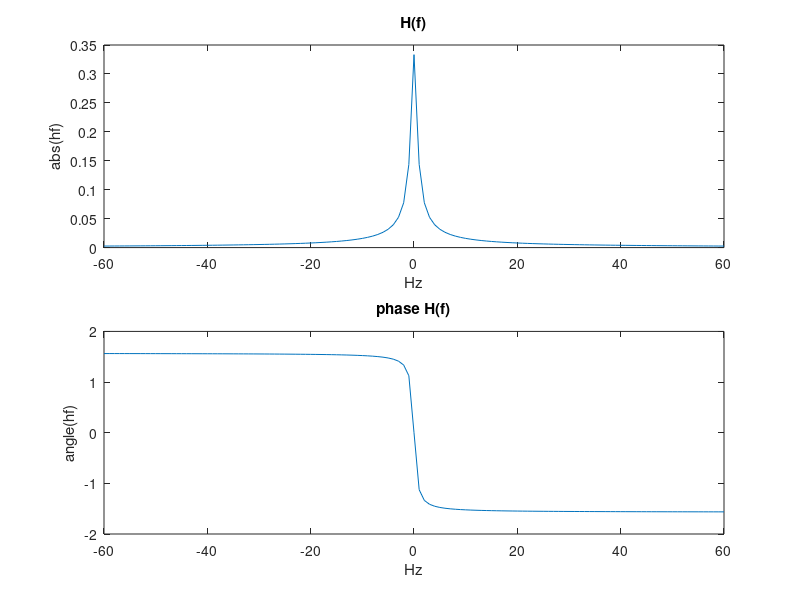
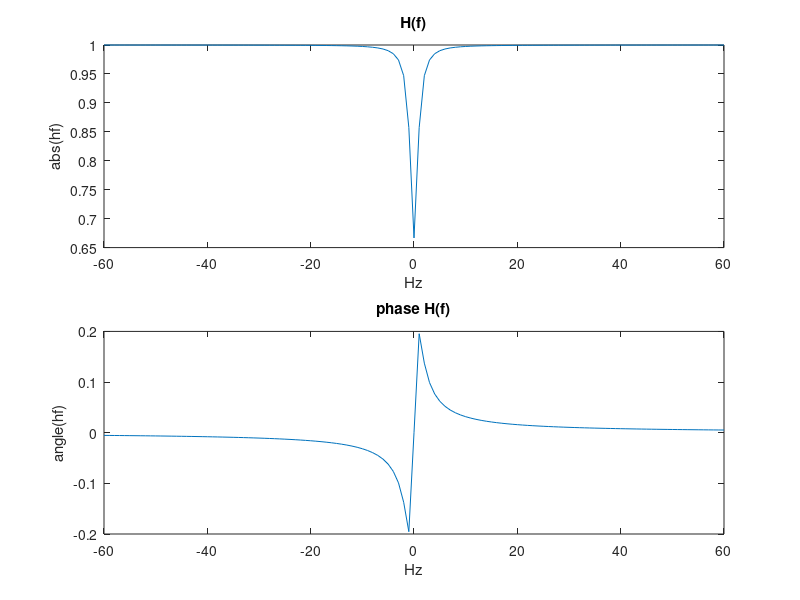

Reproduce these figures in MATLAB, in order.
figure(1);
f = [-60:60];
hf = 1./(3+j*2*pi*f); %functiion
subplot(2,1,1,"align"); #put the two plots in one figure
plot(f,abs(hf));
xlabel("Hz");  #labeling
ylabel("abs(hf)"); #labeling
title("H(f)"); %title
subplot(2,1,2,"align"); #put the two plots in one figure
plot(f,angle(hf));
xlabel("Hz");  #labeling
ylabel("angle(hf)"); #labeling
title("phase H(f)"); %title
saveas(1, "ask2_1.jpg");  #save
figure(2);
hf2 = (2+j*pi*f)./(3+j*pi*f);  %functiion
subplot(2,1,1,"align"); #put the two plots in one figure
plot(f,abs(hf2));
xlabel("Hz");  #labeling
ylabel("abs(hf)"); #labeling
title("H(f)"); %title
subplot(2,1,2,"align"); #put the two plots in one figure
plot(f,angle(hf2));
xlabel("Hz");  #labeling
ylabel("angle(hf)"); #labeling
title("phase H(f)"); %title
saveas(2, "ask2_2.jpg");  #save